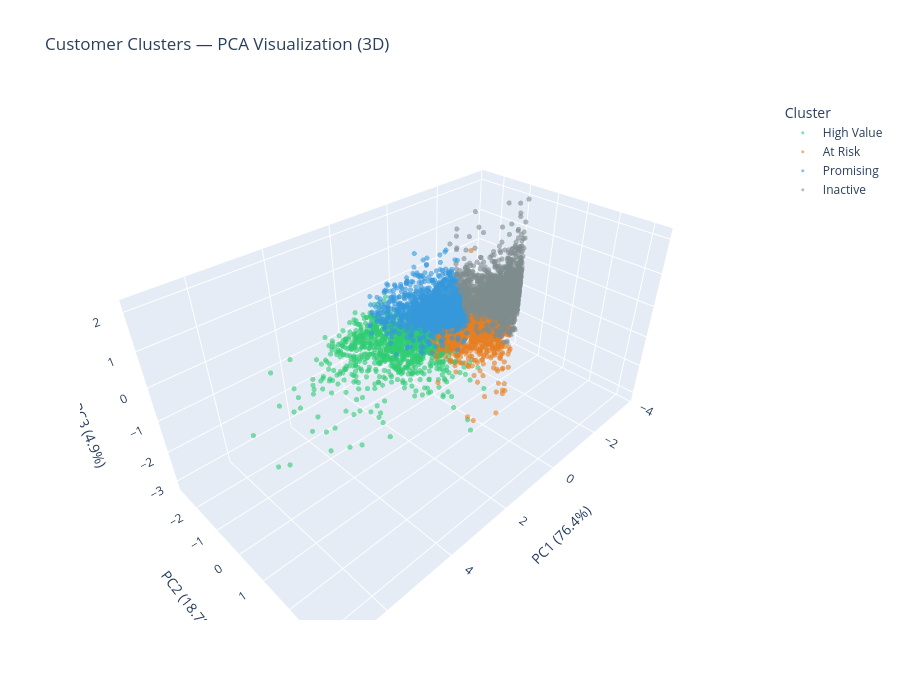

Notebook source saved alongside this figure:
### Code cell
# Opsional: plot clustering 3D
import plotly.express as px

# Reduksi dimensi ke 3D dengan PCA
pca_3d = PCA(n_components=3, random_state=42)
rfm_pca_3d = pca_3d.fit_transform(rfm_scaled)

print(f"Explained Variance Ratio: {pca_3d.explained_variance_ratio_.round(3)}")
print(f"Total Variance Explained: {pca_3d.explained_variance_ratio_.sum():.1%}")

# DataFrame untuk plotting
pca_df_3d = pd.DataFrame({
    'PC1'          : rfm_pca_3d[:, 0],
    'PC2'          : rfm_pca_3d[:, 1],
    'PC3'          : rfm_pca_3d[:, 2],
    'Cluster_Label': rfm['Cluster_Label']
})

# Plot 3D interaktif dengan Plotly
fig = px.scatter_3d(
    pca_df_3d,
    x='PC1', y='PC2', z='PC3',
    color='Cluster_Label',
    color_discrete_map=cluster_colors,
    title='Customer Clusters — PCA Visualization (3D)',
    labels={
        'PC1': f'PC1 ({pca_3d.explained_variance_ratio_[0]:.1%})',
        'PC2': f'PC2 ({pca_3d.explained_variance_ratio_[1]:.1%})',
        'PC3': f'PC3 ({pca_3d.explained_variance_ratio_[2]:.1%})'
    },
    opacity=0.6,
    width=900,
    height=700
)

fig.update_traces(marker=dict(size=3))
fig.update_layout(legend_title_text='Cluster')
fig.show()

### Figure 1 — Plotly figure (JSON) as saved in the notebook; plotly's stock layout.template omitted (floating-point values rounded to 4 significant figures; data arrays with more than 128 entries replaced by an {"elided": "..."} marker saying what was removed)
{"data": [{"hovertemplate": "Cluster_Label=High Value<br>PC1 (76.4%)=%{x}<br>PC2 (18.7%)=%{y}<br>PC3 (4.9%)=%{z}<extra></extra>", "legendgroup": "High Value", "marker": {"color": "#2ecc71", "opacity": 0.6, "size": 3, "symbol": "circle"}, "mode": "markers", "name": "High Value", "scene": "scene", "showlegend": true, "type": "scatter3d", "x": {"elided": "1196 float values"}, "y": {"elided": "1196 float values"}, "z": {"elided": "1196 float values"}}, {"hovertemplate": "Cluster_Label=At Risk<br>PC1 (76.4%)=%{x}<br>PC2 (18.7%)=%{y}<br>PC3 (4.9%)=%{z}<extra></extra>", "legendgroup": "At Risk", "marker": {"color": "#e67e22", "opacity": 0.6, "size": 3, "symbol": "circle"}, "mode": "markers", "name": "At Risk", "scene": "scene", "showlegend": true, "type": "scatter3d", "x": {"elided": "1459 float values"}, "y": {"elided": "1459 float values"}, "z": {"elided": "1459 float values"}}, {"hovertemplate": "Cluster_Label=Promising<br>PC1 (76.4%)=%{x}<br>PC2 (18.7%)=%{y}<br>PC3 (4.9%)=%{z}<extra></extra>", "legendgroup": "Promising", "marker": {"color": "#3498db", "opacity": 0.6, "size": 3, "symbol": "circle"}, "mode": "markers", "name": "Promising", "scene": "scene", "showlegend": true, "type": "scatter3d", "x": {"elided": "1250 float values"}, "y": {"elided": "1250 float values"}, "z": {"elided": "1250 float values"}}, {"hovertemplate": "Cluster_Label=Inactive<br>PC1 (76.4%)=%{x}<br>PC2 (18.7%)=%{y}<br>PC3 (4.9%)=%{z}<extra></extra>", "legendgroup": "Inactive", "marker": {"color": "#7f8c8d", "opacity": 0.6, "size": 3, "symbol": "circle"}, "mode": "markers", "name": "Inactive", "scene": "scene", "showlegend": true, "type": "scatter3d", "x": {"elided": "1973 float values"}, "y": {"elided": "1973 float values"}, "z": {"elided": "1973 float values"}}], "layout": {"height": 700, "legend": {"title": {"text": "Cluster"}, "tracegroupgap": 0}, "scene": {"domain": {"x": [0, 1], "y": [0, 1]}, "xaxis": {"title": {"text": "PC1 (76.4%)"}}, "yaxis": {"title": {"text": "PC2 (18.7%)"}}, "zaxis": {"title": {"text": "PC3 (4.9%)"}}}, "title": {"text": "Customer Clusters — PCA Visualization (3D)"}, "width": 900}}
